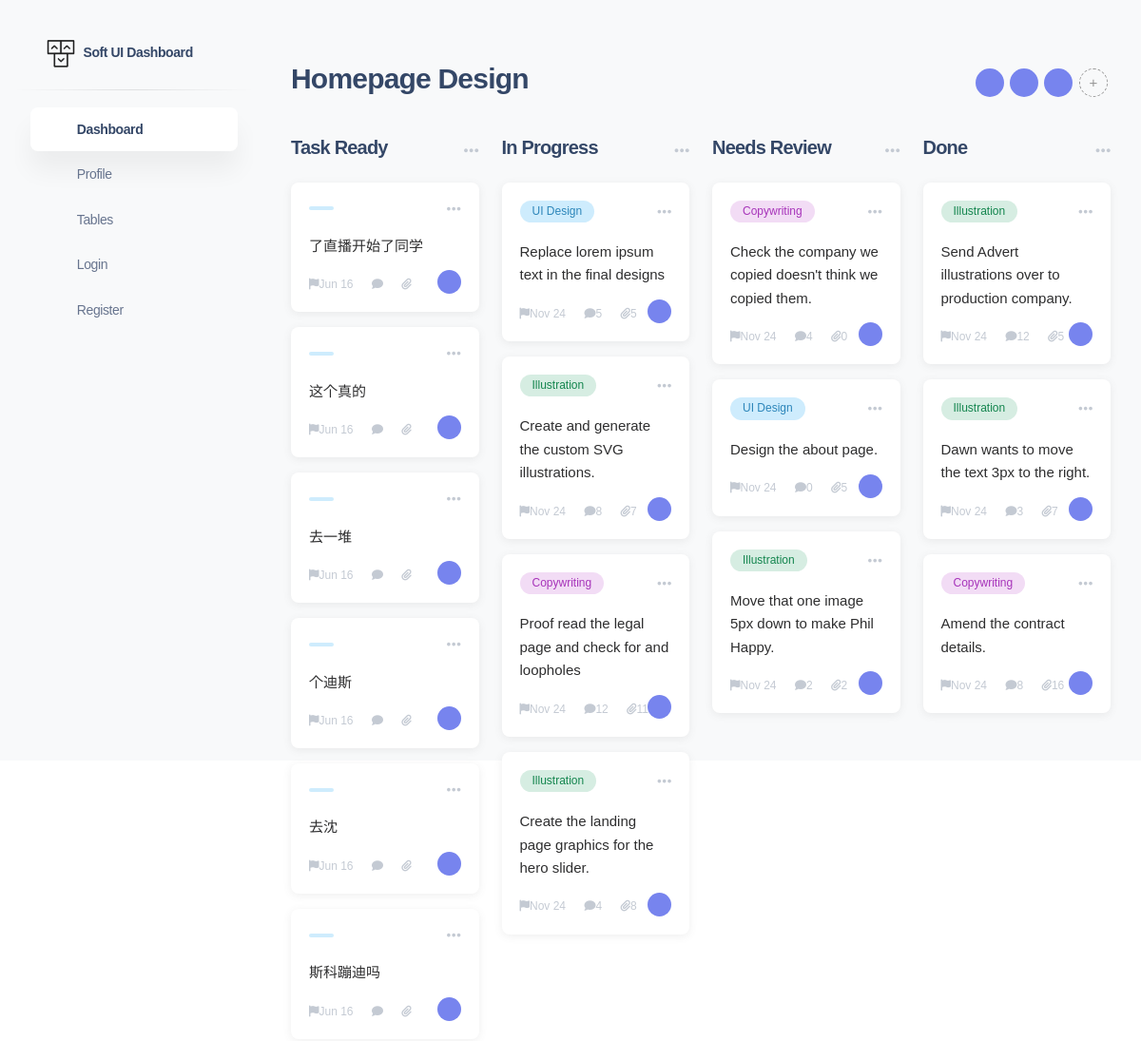
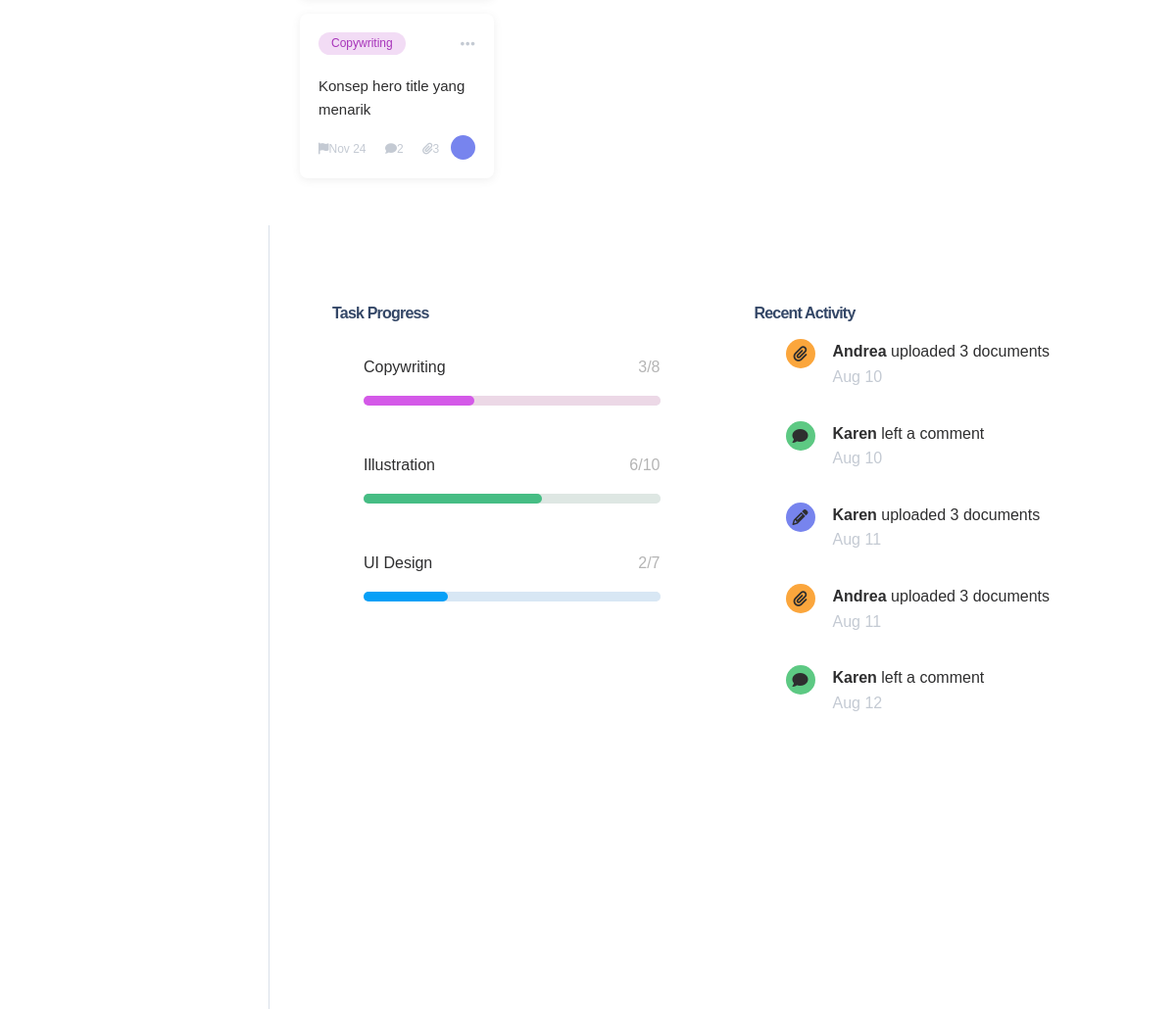
Screenshot of /highlights/orCOxyMlCKU/ (signed in) with the database file from the repository (2 pictures, top to bottom).
### subplayer/models.py (models this page shows, shortened)
class Highlight(models.Model):
    user = models.ForeignKey(User, on_delete=models.CASCADE, related_name='highlights')
    media = models.ForeignKey(Media, on_delete=models.CASCADE, related_name='highlights')
    start_time = models.DecimalField(max_digits=6, decimal_places=2)
    end_time = models.DecimalField(max_digits=6, decimal_places=2)
    highlighted_text = models.TextField()
    start_index = models.IntegerField()
    end_index = models.IntegerField()
    start_sentence_index = models.IntegerField()
    end_sentence_index = models.IntegerField()
    frame_index = models.IntegerField()
    created_at = models.DateTimeField(default=timezone.now)
    class Meta:
        unique_together = ['user', 'media', 'start_time', 'end_time', 'highlighted_text']

### accounts/views.py (the view)
# urls.py: path('highlights/<str:media_id>/', account_views.highlights_detail, name='highlights_detail'),
def highlights_detail(request, media_id):
    media = get_object_or_404(Media, media_id=media_id, media_type='video')
    highlights = Highlight.objects.filter(media=media, user=request.user)
    user_media_status = UserMediaStatus.objects.filter(user=request.user, media=media).first()
    media_status = user_media_status.status if user_media_status else 'none'
    media_serialized = serialize('json', [media])
    media_dict = json.loads(media_serialized)[0]['fields']
    media_dict['media_id'] = media.media_id
    media_dict['media_type'] = media.media_type
    media_dict['model'] = str(media._meta)
    media_dict['url'] = media.subtitle_file.url
    media_dict['video_length'] = media.video_length
    media_dict['word_count'] = media.word_count
    media_json = json.dumps(media_dict)
    context = {
        'media': media,
        'media_json': media_json,
        'highlights': highlights,
        'has_status': user_media_status is not None,
        'media_status': media_status,
        'hide_nav': True,
    }
    return render(request, 'accounts/highlights_detail.html', context)

### accounts/templates/accounts/highlights_detail.html (shortened to what this page needs)
{% load static %}
<head>
  <link href="{% static 'accounts/css/nucleo-icons.css' %}" rel="stylesheet">
  <link href="{% static 'accounts/css/nucleo-svg.css' %}" rel="stylesheet">
  <link id="pagestyle" href="{% static 'accounts/css/soft-ui-dashboard.css' %}" rel="stylesheet">
</head>
<div class='app'>
    <div class="g-sidenav-show bg-gray-100">
  <aside class="sidenav navbar navbar-vertical navbar-expand-xs border-0 border-radius-xl my-3 fixed-start ms-3" id="sidenav-main">
    <div class="sidenav-header">
      <a class="navbar-brand m-0" href="https://demos.creative-tim.com/soft-ui-dashboard/pages/dashboard.html" target="_blank">
        <img src="{% static 'accounts/img/logo-ct-dark.png' %}" class="navbar-brand-img h-100" alt="main_logo">
        <span class="ms-1 font-weight-bold">Soft UI Dashboard</span>
      </a>
    </div>
    <hr class="horizontal dark mt-0">
    <div class="collapse navbar-collapse  w-auto" id="sidenav-collapse-main">
      <ul class="navbar-nav">
        <li class="nav-item">
          <a class="nav-link active" href="../pages/dashboard.html">
            <i class="ni ni-tv-2 text-primary"></i>
            <span class="nav-link-text ms-1">Dashboard</span>
          </a>
        </li>
        <li class="nav-item">
          <a class="nav-link" href="../pages/profile.html">
            <i class="ni ni-single-02 text-orange"></i>
            <span class="nav-link-text ms-1">Profile</span>
          </a>
        </li>
        <li class="nav-item">
          <a class="nav-link" href="../pages/tables.html">
            <i class="ni ni-bullet-list-67 text-info"></i>
            <span class="nav-link-text ms-1">Tables</span>
          </a>
        </li>
        <li class="nav-item">
          <a class="nav-link" href="../pages/login.html">
            <i class="ni ni-key-25 text-info"></i>
            <span class="nav-link-text ms-1">Login</span>
          </a>
        </li>
        <li class="nav-item">
          <a class="nav-link" href="../pages/register.html">
            <i class="ni ni-circle-08 text-pink"></i>
            <span class="nav-link-text ms-1">Register</span>
          </a>
        </li>
      </ul>
    </div>
  </aside>
  <main class="main-content position-relative max-height-vh-100 h-100 border-radius-lg">
    <main class='project'>
    <div class='project-info'>
      <h1>Homepage Design</h1>
      <div class='project-participants'>
        <span></span>
        <span></span>
        <span></span>
        <button class='project-participants__add'>Add Participant</button>
        </div>
    </div>
    <div class='project-tasks'>
      <div class='project-column'>
        <div class='project-column-heading'>
          <h2 class='project-column-heading__title'>Task Ready</h2><button class='project-column-heading__options'><i class="fas fa-ellipsis-h"></i></button>
        </div>
                {% for highlight in highlights %}
<div class='task' draggable='true'>
    <div class='task__tags'>
        <span class='task__tag task__tag--design'>{{ highlight.tag }}</span>
        <button class='task__options'><i class="fas fa-ellipsis-h"></i></button>
    </div>
    <p>{{ highlight.highlighted_text }}</p>
    <div class='task__stats'>
        <span><time datetime="{{ highlight.created_at|date:"Y-m-d\TH:i:s" }}">
            <i class="fas fa-flag"></i>{{ highlight.created_at|date:"M d" }}
        </time></span>
        <span><i class="fas fa-comment"></i>{{ highlight.comments_count }}</span>
        <span><i class="fas fa-paperclip"></i>{{ highlight.attachments_count }}</span>
        <span class='task__owner'></span>
    </div>
</div>
{% empty %}
<p>No highlights found for this media.</p>
{% endfor %}
                <div class='task' draggable='true'>
          <div class='task__tags'><span class='task__tag task__tag--copyright'>Copywriting</span><button class='task__options'><i class="fas fa-ellipsis-h"></i></button></div>
          <p>Konsep hero title yang menarik</p>
          <div class='task__stats'>
            <span><time datetime="2021-11-24T20:00:00"><i class="fas fa-flag"></i>Nov 24</time></span>
            <span><i class="fas fa-comment"></i>2</span>
            <span><i class="fas fa-paperclip"></i>3</span>
            <span class='task__owner'></span>
          </div>
        </div>
      </div>
      <div class='project-column'><div class='project-column-heading'>
          <h2 class='project-column-heading__title'>In Progress</h2><button class='project-column-heading__options'><i class="fas fa-ellipsis-h"></i></button>
        </div>
        <div class='task' draggable='true'>
          <div class='task__tags'><span class='task__tag task__tag--design'>UI Design</span><button class='task__options'><i class="fas fa-ellipsis-h"></i></button></div>
          <p>Replace lorem ipsum text in the final designs</p>
          <div class='task__stats'>
            <span><time datetime="2021-11-24T20:00:00"><i class="fas fa-flag"></i>Nov 24</time></span>
            <span><i class="fas fa-comment"></i>5</span>
            <span><i class="fas fa-paperclip"></i>5</span>
            <span class='task__owner'></span>
          </div>
        </div>
        <div class='task' draggable='true'>
          <div class='task__tags'><span class='task__tag task__tag--illustration'>Illustration</span><button class='task__options'><i class="fas fa-ellipsis-h"></i></button></div>
          <p>Create and generate the custom SVG illustrations.</p>
          <div class='task__stats'>
            <span><time datetime="2021-11-24T20:00:00"><i class="fas fa-flag"></i>Nov 24</time></span>
            <span><i class="fas fa-comment"></i>8</span>
            <span><i class="fas fa-paperclip"></i>7</span>
            <span class='task__owner'></span>
          </div>
        </div>
        <div class='task' draggable='true'>
          <div class='task__tags'><span class='task__tag task__tag--copyright'>Copywriting</span><button class='task__options'><i class="fas fa-ellipsis-h"></i></button></div>
          <p>Proof read the legal page and check for and loopholes</p>
          <div class='task__stats'>
            <span><time datetime="2021-11-24T20:00:00"><i class="fas fa-flag"></i>Nov 24</time></span>
            <span><i class="fas fa-comment"></i>12</span>
            <span><i class="fas fa-paperclip"></i>11</span>
            <span class='task__owner'></span>
          </div>
        </div>
        <div class='task' draggable='true'>
          <div class='task__tags'><span class='task__tag task__tag--illustration'>Illustration</span><button class='task__options'><i class="fas fa-ellipsis-h"></i></button></div>
          <p>Create the landing page graphics for the hero slider.</p>
          <div class='task__stats'>
            <span><time datetime="2021-11-24T20:00:00"><i class="fas fa-flag"></i>Nov 24</time></span>
            <span><i class="fas fa-comment"></i>4</span>
            <span><i class="fas fa-paperclip"></i>8</span>
            <span class='task__owner'></span>
          </div>
        </div>
        </div>
      <div class='project-column'><div class='project-column-heading'>
          <h2 class='project-column-heading__title'>Needs Review</h2><button class='project-column-heading__options'><i class="fas fa-ellipsis-h"></i></button>
        </div>
        <div class='task' draggable='true'>
          <div class='task__tags'><span class='task__tag task__tag--copyright'>Copywriting</span><button class='task__options'><i class="fas fa-ellipsis-h"></i></button></div>
          <p>Check the company we copied doesn't think we copied them.</p>
          <div class='task__stats'>
            <span><time datetime="2021-11-24T20:00:00"><i class="fas fa-flag"></i>Nov 24</time></span>
            <span><i class="fas fa-comment"></i>4</span>
            <span><i class="fas fa-paperclip"></i>0</span>
            <span class='task__owner'></span>
          </div>
        </div>
        <div class='task' draggable='true'>
          <div class='task__tags'><span class='task__tag task__tag--design'>UI Design</span><button class='task__options'><i class="fas fa-ellipsis-h"></i></button></div>
          <p>Design the about page.</p>
          <div class='task__stats'>
            <span><time datetime="2021-11-24T20:00:00"><i class="fas fa-flag"></i>Nov 24</time></span>
            <span><i class="fas fa-comment"></i>0</span>
            <span><i class="fas fa-paperclip"></i>5</span>
            <span class='task__owner'></span>
          </div>
        </div>
        <div class='task' draggable='true'>
          <div class='task__tags'><span class='task__tag task__tag--illustration'>Illustration</span><button class='task__options'><i class="fas fa-ellipsis-h"></i></button></div>
          <p>Move that one image 5px down to make Phil Happy.</p>
          <div class='task__stats'>
            <span><time datetime="2021-11-24T20:00:00"><i class="fas fa-flag"></i>Nov 24</time></span>
            <span><i class="fas fa-comment"></i>2</span>
            <span><i class="fas fa-paperclip"></i>2</span>
            <span class='task__owner'></span>
          </div>
        </div>
        </div>
      <div class='project-column'><div class='project-column-heading'>
          <h2 class='project-column-heading__title'>Done</h2><button class='project-column-heading__options'><i class="fas fa-ellipsis-h"></i></button>
        </div>
         <div class='task' draggable='true'>
          <div class='task__tags'><span class='task__tag task__tag--illustration'>Illustration</span><button class='task__options'><i class="fas fa-ellipsis-h"></i></button></div>
          <p>Send Advert illustrations over to production company.</p>
          <div class='task__stats'>
            <span><time datetime="2021-11-24T20:00:00"><i class="fas fa-flag"></i>Nov 24</time></span>
            <span><i class="fas fa-comment"></i>12</span>
            <span><i class="fas fa-paperclip"></i>5</span>
            <span class='task__owner'></span>
          </div>
        </div>
         <div class='task' draggable='true'>
          <div class='task__tags'><span class='task__tag task__tag--illustration'>Illustration</span><button class='task__options'><i class="fas fa-ellipsis-h"></i></button></div>
          <p>Dawn wants to move the text 3px to the right.</p>
          <div class='task__stats'>
            <span><time datetime="2021-11-24T20:00:00"><i class="fas fa-flag"></i>Nov 24</time></span>
            <span><i class="fas fa-comment"></i>3</span>
            <span><i class="fas fa-paperclip"></i>7</span>
            <span class='task__owner'></span>
          </div>
        </div>
         <div class='task' draggable='true'>
          <div class='task__tags'><span class='task__tag task__tag--copyright'>Copywriting</span><button class='task__options'><i class="fas fa-ellipsis-h"></i></button></div>
          <p>Amend the contract details.</p>
          <div class='task__stats'>
            <span><time datetime="2021-11-24T20:00:00"><i class="fas fa-flag"></i>Nov 24</time></span>
            <span><i class="fas fa-comment"></i>8</span>
            <span><i class="fas fa-paperclip"></i>16</span>
            <span class='task__owner'></span>
          </div>
        </div>
        </div>
    </div>
  </main>
  <aside class='task-details'>
    <div class='tag-progress'>
      <h2>Task Progress</h2>
      <div class='tag-progress'>
        <p>Copywriting <span>3/8</span></p>
        <progress class="progress progress--copyright" max="8" value="3"> 3 </progress>
      </div>
      <div class='tag-progress'>
        <p>Illustration <span>6/10</span></p>
        <progress class="progress progress--illustration" max="10" value="6"> 6 </progress>
      </div>
      <div class='tag-progress'>
        <p>UI Design <span>2/7</span></p>
        <progress class="progress progress--design" max="7" value="2"> 2 </progress>
      </div>
    </div>
    <div class='task-activity'>
      <h2>Recent Activity</h2>
      <ul>
        <li>
          <span class='task-icon task-icon--attachment'><i class="fas fa-paperclip"></i></span>
          <b>Andrea </b>uploaded 3 documents
          <time datetime="2021-11-24T20:00:00">Aug 10</time>
        </li>
          <li>
              <span class='task-icon task-icon--comment'><i class="fas fa-comment"></i></span>
          <b>Karen </b> left a comment
          <time datetime="2021-11-24T20:00:00">Aug 10</time>
        </li>
         <li>
             <span class='task-icon task-icon--edit'><i class="fas fa-pencil-alt"></i></span>
          <b>Karen </b>uploaded 3 documents
          <time datetime="2021-11-24T20:00:00">Aug 11</time>
        </li>
          <li>
              <span class='task-icon task-icon--attachment'><i class="fas fa-paperclip"></i></span>
          <b>Andrea </b>uploaded 3 documents
          <time datetime="2021-11-24T20:00:00">Aug 11</time>
        </li>
         <li>
             <span class='task-icon task-icon--comment'><i class="fas fa-comment"></i></span>
          <b>Karen </b> left a comment
          <time datetime="2021-11-24T20:00:00">Aug 12</time>
        </li>
      </ul>
    </div>
  </aside>
  </main>
</div>
</div>

### rows the page displays
Highlight: highlighted_text "了直播开始了同学", created_at "Jun 16"
Highlight: highlighted_text "这个真的", created_at "Jun 16"
Highlight: highlighted_text "去一堆", created_at "Jun 16"
Highlight: highlighted_text "个迪斯", created_at "Jun 16"
Highlight: highlighted_text "去沈", created_at "Jun 16"
Highlight: highlighted_text "斯科蹦迪吗", created_at "Jun 16"
